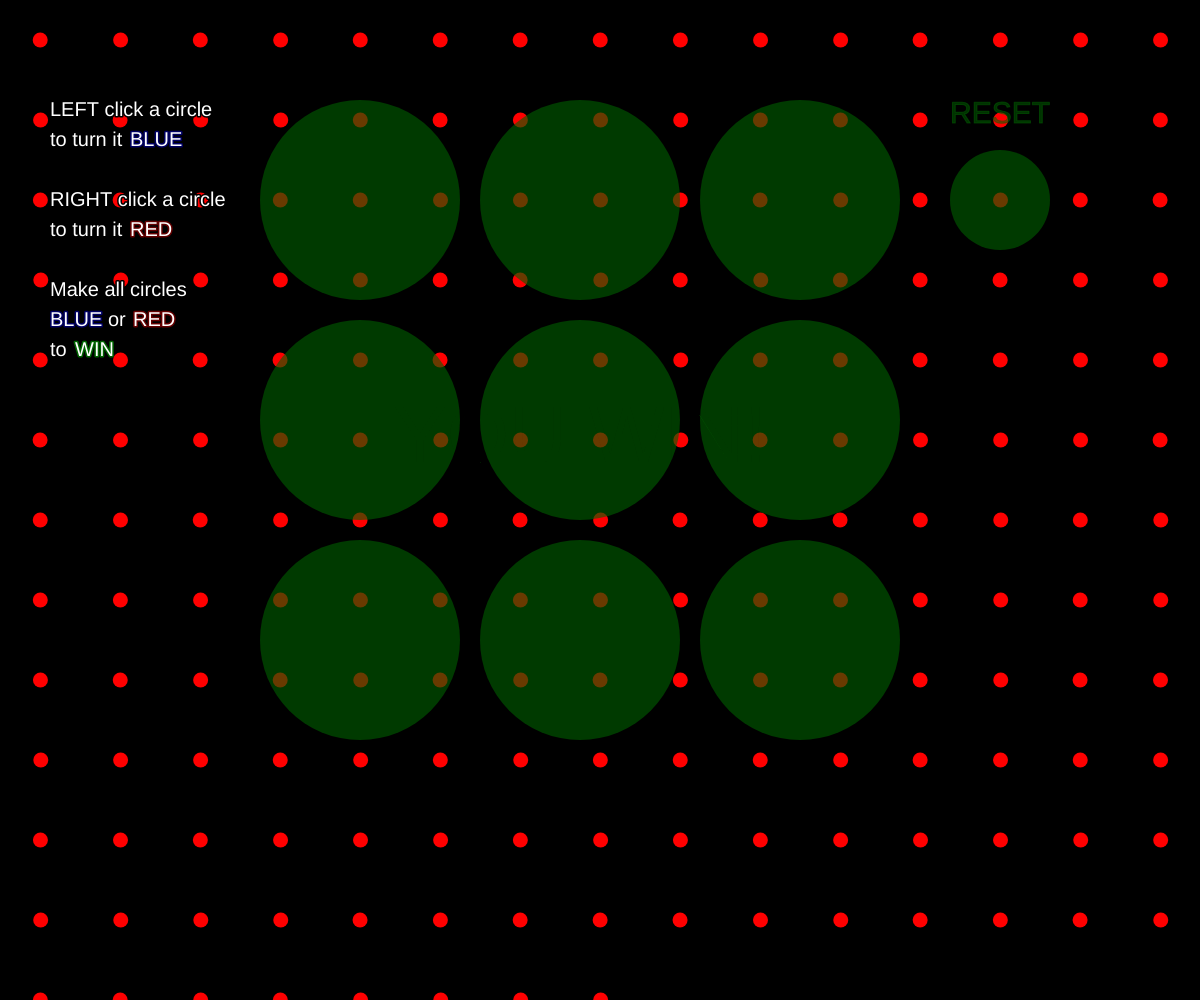
Frame 1 (no input)
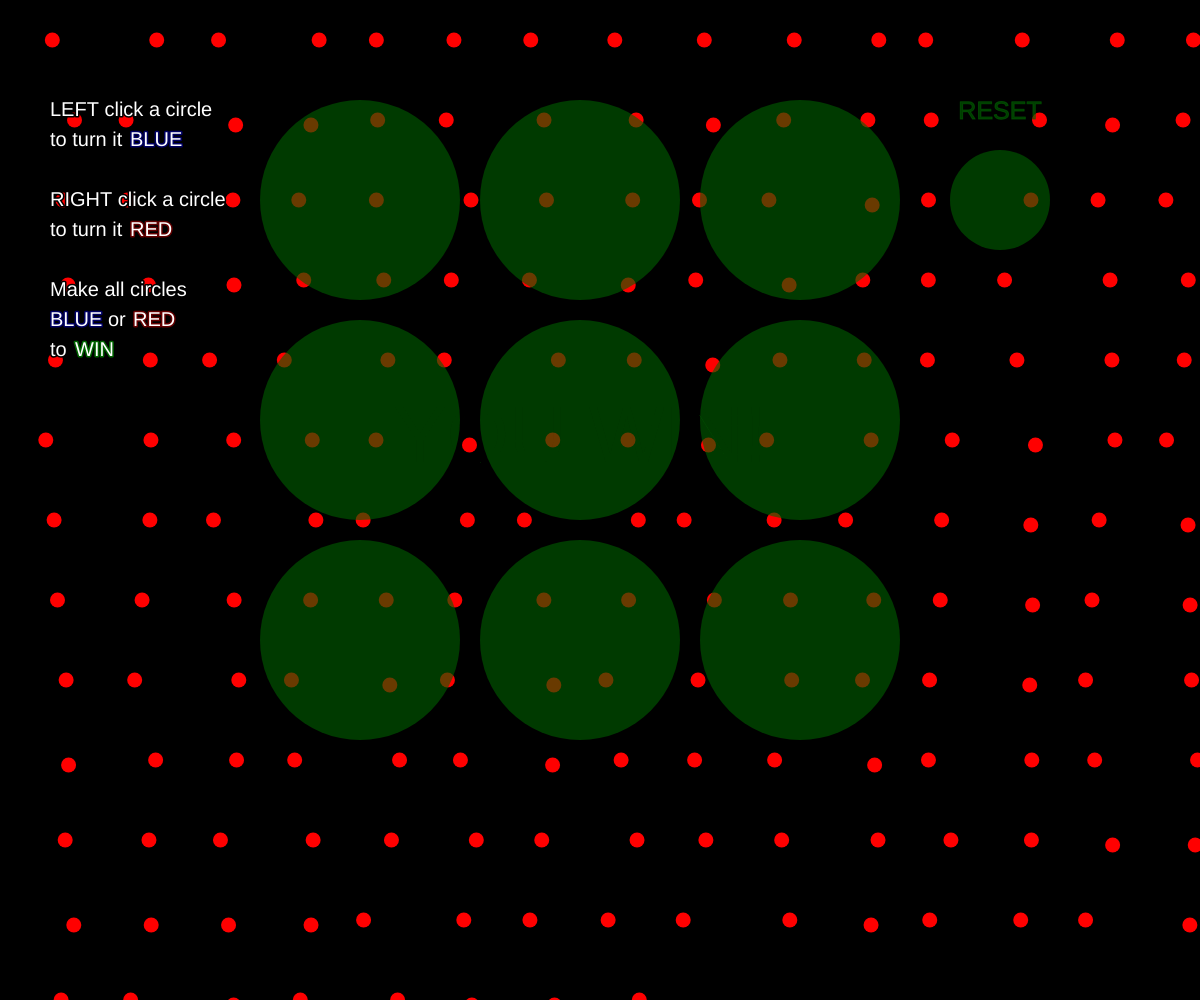
Frame 60 (no input)
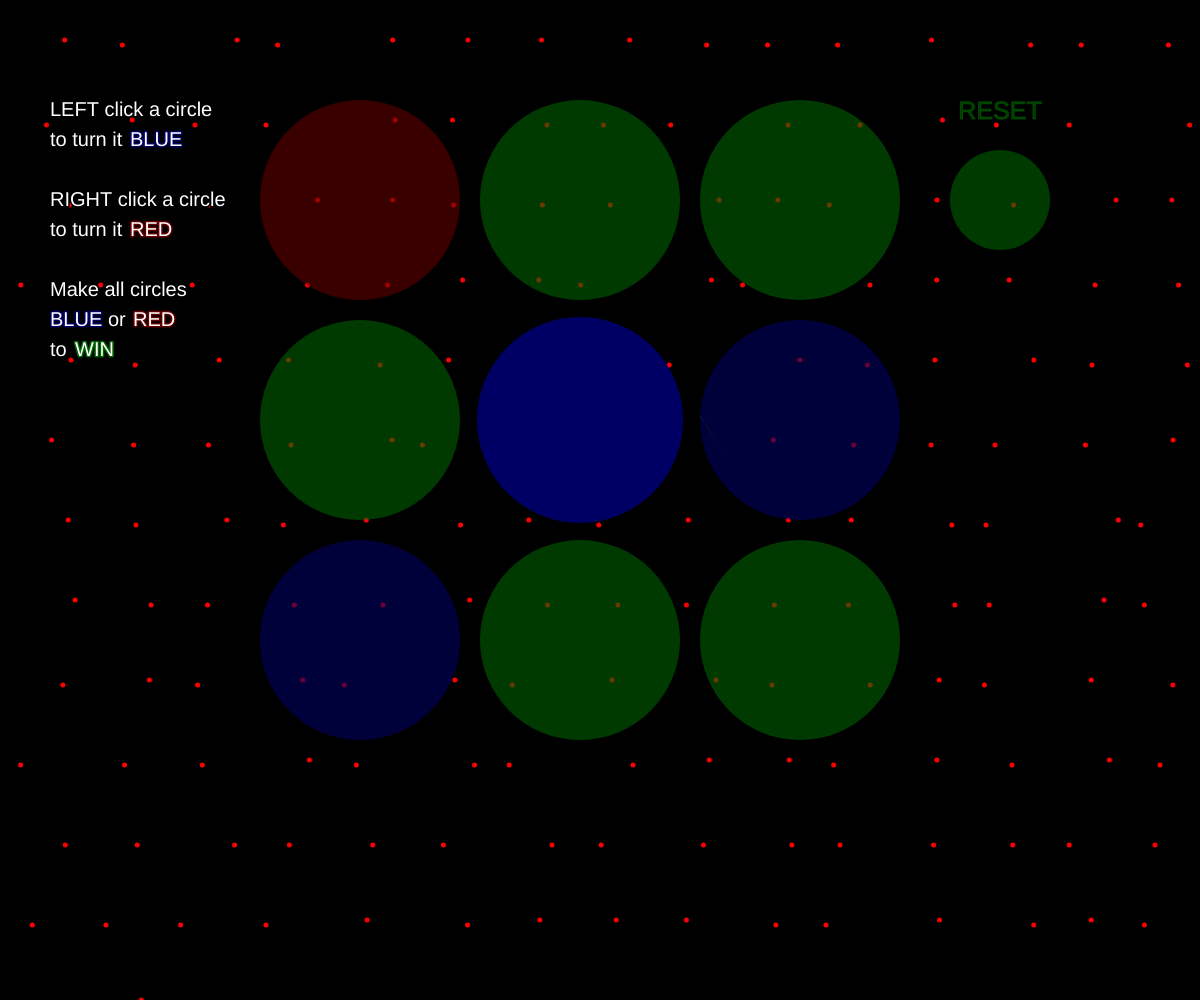
Frame 120 (the mouse pressed at the canvas centre since frame 60)

The p5.js sketch that drew these frames (run headless with seeded random() and noise() and a simulated clock; from frame 60 on, the mouse is pressed at the canvas centre):

// p5.js sketch
// ── sketch.js
//new
class Module {
  constructor(xOff, yOff, x, y, speed, unit) {
    this.xOff = xOff;
    this.yOff = yOff;
    this.x = x;
    this.y = y;
    this.speed = speed;
    this.unit = unit;
    this.xDir = 1;
    this.yDir = 1;
  }

  // Custom method for updating the variables
  update() {
    this.x = this.x + this.speed * this.xDir;
    if (this.x >= this.unit || this.x <= 0) {
      this.xDir *= -1;
      this.x = this.x + 5 * this.xDir;
      this.y = this.y + 5 * this.yDir;
    }
    if (this.y >= this.unit || this.y <= 0) {
      this.yDir *= -1;
      this.y = this.y + 7 * this.yDir;
    }
  }

  // Custom method for drawing the object
  draw() {
    randomSeed(seed);
    let colors = ['#FF0000', '#0000FF', '#008000'];
    let color = random(colors);

    let sizes = [10, 5, 15];
    let size = random(sizes);

    fill(color);
    ellipse(this.xOff + this.x, this.yOff + this.y, size, size);
  }
}
let unit = 80;
let count;
let mods = [];
//new




// for red, green, and blue color values
let r, g, b;
let f;
let h;
let o;
let s;
function setup() {
  createCanvas(windowWidth, windowHeight);


//new
  noStroke();
  let wideCount = width / unit;
  let highCount = height / unit;
  count = wideCount * highCount;
seed = random(255);
  let index = 0;
  for (let y = 0; y < highCount; y++) {
    for (let x = 0; x < wideCount; x++) {
      mods[index++] = new Module(
        x * unit,
        y * unit,
        unit / 2,
        unit / 2,
        random(0.05, 0.8),
        unit
      );
    }
  }
//new





  // Pick colors randomly
  r = [0, 0, 0, 0, 0, 0, 0 ,0 ,0 ,0];
  g = [100, 100, 100, 100, 100, 100, 100 ,100 ,100 ,100];
  b = [0, 0, 0, 0, 0, 0, 0 ,0 ,0 ,0];
  f = [0, 0];
  h = [0, 0];
  o = [127, 127, 127, 127, 127, 127, 127, 127, 127, 127]
  s = [1, 1, 1, 1, 1, 1, 1 ,1 ,1 ,1];
  t = [30, 1 ]
}

function draw() {
  background(0);


  //new
  for (let i = 0; i < count; i++) {
    mods[i].update();
    mods[i].draw();
  }
//new



  //instructions
  textSize(20);
  strokeJoin(ROUND);
  strokeWeight(3);
  stroke(0, 0, 0);
  fill(255, 255, 255);
  textAlign(LEFT, TOP);
  text('LEFT click a circle', 50, 100);
  text('to turn it', 50, 130);
  
  text('RIGHT click a circle', 50, 190);
  text('to turn it', 50, 220);

  text('Make all circles', 50, 280);
  text('or', 108, 310);
  text('to', 50, 340);

  stroke(0, 0, 100);
  text('BLUE', 130, 130);
  text('BLUE', 50, 310);

  stroke(100, 0, 0);
  text('RED', 130, 220);
  text('RED', 133, 310);

  stroke(0, 100, 0);
  text('WIN', 75, 340);

  // reset text
  textSize(t[0]);
  strokeWeight(t[1]);
  stroke(0, 100, 0, o[0]);
  fill(0, 100, 0, o[0]);
  textAlign(CENTER);
  text('RESET', 1000, 100);

  push();
  let d = dist(mouseX, mouseY, 1000, 200);
  if (d < 50) {
   s[0] = 6;
   o[0] = 300;
   t[0] = 30
   t[1] = 3
  }
  else {
    s[0] = 0;
    o[0] = 150; 
  t[0] = 25 
  t[1] = 1}
  pop();

  strokeWeight(s[0]);
  stroke(r[9], g[9], b[9]);
  fill(r[9], g[9], b[9], o[0]); //resetbutton
  ellipse(1000, 200, 100, 100);

  push();
  let d1 = dist(mouseX, mouseY, 360, 200);
  if (d1 < 100) {
   s[1] = 6;
   o[1] = 300;
  }
  else {
    s[1] = 0;
    o[1] = 150; }
  pop();

  strokeWeight(s[1]);
  stroke(r[0], g[0], b[0]);
  fill(r[0], g[0], b[0], o[1]);
  ellipse(360, 200, 200, 200);

  push();
  let d2 = dist(mouseX, mouseY, 580, 200);
  if (d2 < 100) {
   s[2] = 6;
   o[2] = 300;
  }
  else {
    s[2] = 0;
    o[2] = 150; }
  pop();

  strokeWeight(s[2]);
  stroke(r[1], g[1], b[1]);
  fill(r[1], g[1], b[1], o[2]);
  ellipse(580, 200, 200, 200);

  push();
  let d3 = dist(mouseX, mouseY, 800, 200);
  if (d3 < 100) {
   s[3] = 6;
   o[3] = 300;
  }
  else {
    s[3] = 0;
    o[3] = 150; }
  pop();

  strokeWeight(s[3]);
  stroke(r[2], g[2], b[2]);
  fill(r[2], g[2], b[2], o[3]);
  ellipse(800, 200, 200, 200);

  push();
  let d4 = dist(mouseX, mouseY, 360, 420);
  if (d4 < 100) {
   s[4] = 6;
   o[4] = 300;
  }
  else {
    s[4] = 0;
    o[4] = 150; }
  pop();

  strokeWeight(s[4]);
  stroke(r[3], g[3], b[3]);
  fill(r[3], g[3], b[3], o[4]);
  ellipse(360, 420, 200, 200);

  push();
  let d5 = dist(mouseX, mouseY, 580, 420);
  if (d5 < 100) {
   s[5] = 6;
   o[5] = 300;
  }
  else {
    s[5] = 0;
    o[5] = 150; }
  pop();

  strokeWeight(s[5]);
  stroke(r[4], g[4], b[4]);
  fill(r[4], g[4], b[4], o[5]);
  ellipse(580, 420, 200, 200);

  push();
  let d6 = dist(mouseX, mouseY, 800, 420);
  if (d6 < 100) {
   s[6] = 6;
   o[6] = 300;
  }
  else {
    s[6] = 0;
    o[6] = 150; }
  pop();

  strokeWeight(s[6]);
  stroke(r[5], g[5], b[5]);
  fill(r[5], g[5], b[5], o[6]);
  ellipse(800, 420, 200, 200);

  push();
  let d7 = dist(mouseX, mouseY, 360, 640);
  if (d7 < 100) {
   s[7] = 6;
   o[7] = 300;
  }
  else {
    s[7] = 0;
    o[7] = 150; }
  pop();

  strokeWeight(s[7]);
  stroke(r[6], g[6], b[6]);
  fill(r[6], g[6], b[6], o[7]);
  ellipse(360, 640, 200, 200);

  push();
  let d8 = dist(mouseX, mouseY, 580, 640);
  if (d8 < 100) {
   s[8] = 6;
   o[8] = 300;
  }
  else {
    s[8] = 0;
    o[8] = 150; }
  pop();

  strokeWeight(s[8]);
  stroke(r[7], g[7], b[7]);
  fill(r[7], g[7], b[7], o[8]);
  ellipse(580, 640, 200, 200);

  push();
  let d9 = dist(mouseX, mouseY, 800, 640);
  if (d9 < 100) {
   s[9] = 6;
   o[9] = 300;
  }
  else {
    s[9] = 0;
    o[9] = 150; }
  pop();

  strokeWeight(s[9]);
  stroke(r[8], g[8], b[8]);
  fill(r[8], g[8], b[8], o[9]);
  ellipse(800, 640, 200, 200);

  textSize(80);
  strokeWeight(0);
  fill(r[9], g[9], b[9], f[0]);
  textAlign(CENTER, CENTER);
  text('YOU WIN!', 580, 440);



  push();
  if (r[0] + r[1] + r[2] + r[3] + r[4] + r[5] + r[6] + r[7] + r[8] > 800) {
    f[0] = 500;
  }

  else {
    f[0] = 0;
 }
pop();

push();
if (r[0] + r[1] + r[2] + r[3] + r[4] + r[5] + r[6] + r[7] + r[8] > 800) {
  h[0] = 5000;
}

else {
   h[0] = 0;
}
pop();


textSize(80);
strokeWeight(0);
fill(r[9], g[9], b[9], f[1]);
textAlign(CENTER);
text('YOU WIN!', 580, 440);

push();
  if (b[0] + b[1] + b[2] + b[3] + b[4] + b[5] + b[6] + b[7] + b[8] > 800) {
    f[1] = 500;
  }

  else {
     f[1] = 0;
  }
  pop();


//winreset
  push();
  if (b[0] + b[1] + b[2] + b[3] + b[4] + b[5] + b[6] + b[7] + b[8] > 800) {
    h[1] = 5000;
  }

  else {
     h[1] = 0;
  }
  pop();

}

// When the user clicks the mouse
function mousePressed() {
  if (mouseButton === LEFT){
  // Check if mouse is inside the circle
  let d = dist(mouseX, mouseY, 360, 200);
  if (d < 100) {
    // Pick new random color values
    r[0] = 0;
    g[0] = 0;
    b[0] = 100;
    r[3] = 0;
    g[3] = 0;
    b[3] = 100;
  }}

   if (mouseButton === RIGHT){
  // Check if mouse is inside the circle
   let d = dist(mouseX, mouseY, 360, 200);
   if (d < 100) {
   // Pick new random color values
   r[0] = 100;
   g[0] = 0;
   b[0] = 0;
   r[2] = 100;
   g[2] = 0;
   b[2] = 0;
   r[4] = 0;
   g[4] = 100;
   b[4] = 0;
  }}



 if (mouseButton === LEFT){
 // Check if mouse is inside the circle
let d = dist(mouseX, mouseY, 580, 200);
if (d < 100) {
 // Pick new random color values
 r[1] = 0;
 g[1] = 0;
 b[1] = 100;
 r[3] = 0;
 g[3] = 0;
 b[3] = 100;
 r[6] = 0;
 g[6] = 0;
 b[6] = 100;
 r[7] = 100;
 g[7] = 0;
 b[7] = 0;

}}

 if (mouseButton === RIGHT){
 // Check if mouse is inside the circle
let d = dist(mouseX, mouseY, 580, 200);
 if (d < 100) {
 // Pick new random color values
r[1] = 100;
g[1] = 0;
b[1] = 0;
r[3] = 0;
g[3] = 100;
b[3] = 0;
r[8] = 100;
g[8] = 0;
b[8] = 0;



}}



  if (mouseButton === LEFT){
  // Check if mouse is inside the circle
  let d = dist(mouseX, mouseY, 800, 200);
  if (d < 100) {
    // Pick new random color values
    r[2] = 0;
    g[2] = 0;
    b[2] = 100;
  }}

   if (mouseButton === RIGHT){
  // Check if mouse is inside the circle
   let d = dist(mouseX, mouseY, 800, 200);
   if (d < 100) {
   // Pick new random color values
   r[2] = 100;
   g[2] = 0;
   b[2] = 0;
   r[4] = 0;
   g[4] = 100;
   b[4] = 0;
   r[8] = 100;
   g[8] = 0;
   b[8] = 0;
  }}



   if (mouseButton === LEFT){
    // Check if mouse is inside the circle
    let d = dist(mouseX, mouseY, 360, 420);
    if (d < 100) {
      // Pick new random color values
      r[3] = 0;
      g[3] = 0;
      b[3] = 100;
      r[5] = 0;
      g[5] = 100;
      b[5] = 0;
      r[7] = 0;
      g[7] = 0;
      b[7] = 100;

    }}

     if (mouseButton === RIGHT){
    // Check if mouse is inside the circle
     let d = dist(mouseX, mouseY, 360, 420);
     if (d < 100) {
     // Pick new random color values
     r[3] = 100;
     g[3] = 0;
     b[3] = 0;
    }}



     if (mouseButton === LEFT){
      // Check if mouse is inside the circle
      let d = dist(mouseX, mouseY, 580, 420);
      if (d < 100) {
        // Pick new random color values
        r[4] = 0;
        g[4] = 0;
        b[4] = 100;
        r[5] = 0;
        g[5] = 0;
        b[5] = 100;
        r[6] = 0;
        g[6] = 0;
        b[6] = 100;
        r[0] = 100;
        g[0] = 0;
        b[0] = 0;

      }}

       if (mouseButton === RIGHT){
      // Check if mouse is inside the circle
       let d = dist(mouseX, mouseY, 580, 420);
       if (d < 100) {
       // Pick new random color values
       r[4] = 100;
       g[4] = 0;
       b[4] = 0;
       r[1] = 100;
       g[1] = 0;
       b[1] = 0;
       r[3] = 0;
       g[3] = 100;
       b[3] = 0;
      }}



       if (mouseButton === LEFT){
        // Check if mouse is inside the circle
        let d = dist(mouseX, mouseY, 800, 420);
        if (d < 100) {
          // Pick new random color values
          r[5] = 0;
          g[5] = 0;
          b[5] = 100;
          r[8] = 0;
          g[8] = 0;
          b[8] = 100;
          r[1] = 0;
          g[1] = 100;
          b[1] = 0;
          r[4] = 100;
          g[4] = 0;
          b[4] = 0;





        }}

         if (mouseButton === RIGHT){
        // Check if mouse is inside the circle
         let d = dist(mouseX, mouseY, 800, 420);
         if (d < 100) {
         // Pick new random color values
         r[5] = 100;
         g[5] = 0;
         b[5] = 0;
         r[6] = 100;
         g[6] = 0;
         b[6] = 0;
         r[7] = 100;
         g[7] = 0;
         b[7] = 0;
        }}



         if (mouseButton === LEFT){
          // Check if mouse is inside the circle
          let d = dist(mouseX, mouseY, 360, 640);
          if (d < 100) {
            // Pick new random color values
            r[6] = 0;
            g[6] = 0;
            b[6] = 100;
          }}

           if (mouseButton === RIGHT){
          // Check if mouse is inside the circle
           let d = dist(mouseX, mouseY, 360, 640);
           if (d < 100) {
           // Pick new random color values
           r[6] = 100;
           g[6] = 0;
           b[6] = 0;
          }}



       if (mouseButton === LEFT){
        // Check if mouse is inside the circle
        let d = dist(mouseX, mouseY, 580, 640);
        if (d < 100) {
          // Pick new random color values
          r[7] = 0;
          g[7] = 0;
          b[7] = 100;
          r[1] = 0;
          g[1] = 0;
          b[1] = 100;
          r[2] = 0;
          g[2] = 100;
          b[2] = 0;


        }}

         if (mouseButton === RIGHT){
        // Check if mouse is inside the circle
         let d = dist(mouseX, mouseY, 580, 640);
         if (d < 100) {
         // Pick new random color values
         r[7] = 100;
         g[7] = 0;
         b[7] = 0;
         r[0] = 0;
         g[0] = 0;
         b[0] = 100;
         r[5] = 0;
         g[5] = 100;
         b[5] = 0;
        }}



         if (mouseButton === LEFT){
          // Check if mouse is inside the circle
          let d = dist(mouseX, mouseY, 800, 640);
          if (d < 100) {
            // Pick new random color values
            r[8] = 0;
            g[8] = 0;
            b[8] = 100;
            r[2] = 0;
            g[2] = 100;
            b[2] = 0;
            r[4] = 0;
            g[4] = 100;
            b[4] = 0;

          }}

           if (mouseButton === RIGHT){
          // Check if mouse is inside the circle
           let d = dist(mouseX, mouseY, 800, 640);
           if (d < 100) {
           // Pick new random color values
           r[8] = 100;
           g[8] = 0;
           b[8] = 0;
           r[6] = 100;
           g[6] = 0;
           b[6] = 0;
            }}






//resetbutton
     if (mouseButton === LEFT){
      // Check if mouse is inside the circle
      let d = dist(mouseX, mouseY, 1000, 200);
      if (d < 50) {
        // Pick new random color values
        r[0] = 0;
        r[1] = 0;
        r[2] = 0;
        r[3] = 0;
        r[4] = 0;
        r[5] = 0;
        r[6] = 0;
        r[7] = 0;
        r[8] = 0;

        g[0] = 100;
        g[1] = 100;
        g[2] = 100;
        g[3] = 100;
        g[4] = 100;
        g[5] = 100;
        g[6] = 100;
        g[7] = 100;
        g[8] = 100;
        
        b[0] = 0;
        b[1] = 0;
        b[2] = 0;
        b[3] = 0;
        b[4] = 0;
        b[5] = 0;
        b[6] = 0;
        b[7] = 0;
        b[8] = 0;
}}

if (mouseButton === RIGHT){
  // Check if mouse is inside the circle
  let d = dist(mouseX, mouseY, 1000, 200);
  if (d < 50) {
    // Pick new random color values
    r[0] = 0;
    r[1] = 0;
    r[2] = 0;
    r[3] = 0;
    r[4] = 0;
    r[5] = 0;
    r[6] = 0;
    r[7] = 0;
    r[8] = 0;

    g[0] = 100;
    g[1] = 100;
    g[2] = 100;
    g[3] = 100;
    g[4] = 100;
    g[5] = 100;
    g[6] = 100;
    g[7] = 100;
    g[8] = 100;
    
    b[0] = 0;
    b[1] = 0;
    b[2] = 0;
    b[3] = 0;
    b[4] = 0;
    b[5] = 0;
    b[6] = 0;
    b[7] = 0;
    b[8] = 0;
}}


//winresetbuttonRED
if (mouseButton === LEFT){
  // Check if mouse is inside the circle
  let d = dist(mouseX, mouseY, 580, 440);
  if (d < h[0]) {
    // Pick new random color values
    r[0] = 0;
    r[1] = 0;
    r[2] = 0;
    r[3] = 0;
    r[4] = 0;
    r[5] = 0;
    r[6] = 0;
    r[7] = 0;
    r[8] = 0;

    g[0] = 100;
    g[1] = 100;
    g[2] = 100;
    g[3] = 100;
    g[4] = 100;
    g[5] = 100;
    g[6] = 100;
    g[7] = 100;
    g[8] = 100;
    
    b[0] = 0;
    b[1] = 0;
    b[2] = 0;
    b[3] = 0;
    b[4] = 0;
    b[5] = 0;
    b[6] = 0;
    b[7] = 0;
    b[8] = 0;
}}

if (mouseButton === RIGHT){
  // Check if mouse is inside the circle
  let d = dist(mouseX, mouseY, 580, 440);
  if (d < h[0]) {
    // Pick new random color values
    r[0] = 0;
    r[1] = 0;
    r[2] = 0;
    r[3] = 0;
    r[4] = 0;
    r[5] = 0;
    r[6] = 0;
    r[7] = 0;
    r[8] = 0;

    g[0] = 100;
    g[1] = 100;
    g[2] = 100;
    g[3] = 100;
    g[4] = 100;
    g[5] = 100;
    g[6] = 100;
    g[7] = 100;
    g[8] = 100;
    
    b[0] = 0;
    b[1] = 0;
    b[2] = 0;
    b[3] = 0;
    b[4] = 0;
    b[5] = 0;
    b[6] = 0;
    b[7] = 0;
    b[8] = 0;
}}

//winresetbuttonBLUE
if (mouseButton === LEFT){
  // Check if mouse is inside the circle
  let d = dist(mouseX, mouseY, 580, 440);
  if (d < h[1]) {
    // Pick new random color values
    r[0] = 0;
    r[1] = 0;
    r[2] = 0;
    r[3] = 0;
    r[4] = 0;
    r[5] = 0;
    r[6] = 0;
    r[7] = 0;
    r[8] = 0;

    g[0] = 100;
    g[1] = 100;
    g[2] = 100;
    g[3] = 100;
    g[4] = 100;
    g[5] = 100;
    g[6] = 100;
    g[7] = 100;
    g[8] = 100;
    
    b[0] = 0;
    b[1] = 0;
    b[2] = 0;
    b[3] = 0;
    b[4] = 0;
    b[5] = 0;
    b[6] = 0;
    b[7] = 0;
    b[8] = 0;
}}

//winresetbuttonBLUE
if (mouseButton === RIGHT){
  // Check if mouse is inside the circle
  let d = dist(mouseX, mouseY, 580, 440);
  if (d < h[1]) {
    // Pick new random color values
    r[0] = 0;
    r[1] = 0;
    r[2] = 0;
    r[3] = 0;
    r[4] = 0;
    r[5] = 0;
    r[6] = 0;
    r[7] = 0;
    r[8] = 0;

    g[0] = 100;
    g[1] = 100;
    g[2] = 100;
    g[3] = 100;
    g[4] = 100;
    g[5] = 100;
    g[6] = 100;
    g[7] = 100;
    g[8] = 100;
    
    b[0] = 0;
    b[1] = 0;
    b[2] = 0;
    b[3] = 0;
    b[4] = 0;
    b[5] = 0;
    b[6] = 0;
    b[7] = 0;
    b[8] = 0;
}}




if (mouseButton === RIGHT){
  // Check if mouse is inside the circle
  let d = dist(mouseX, mouseY, 360, 200);
  if (d < 1000) {
    // Pick new random color values
    seed = random(255);
    
  }
}


if (mouseButton === LEFT){
  // Check if mouse is inside the circle
  let d = dist(mouseX, mouseY, 360, 200);
  if (d < 1000) {
    // Pick new random color values
    seed = random(255);
    
  }
}
}


function windowResized() {
  resizeCanvas(windowWidth, windowHeight);
}
